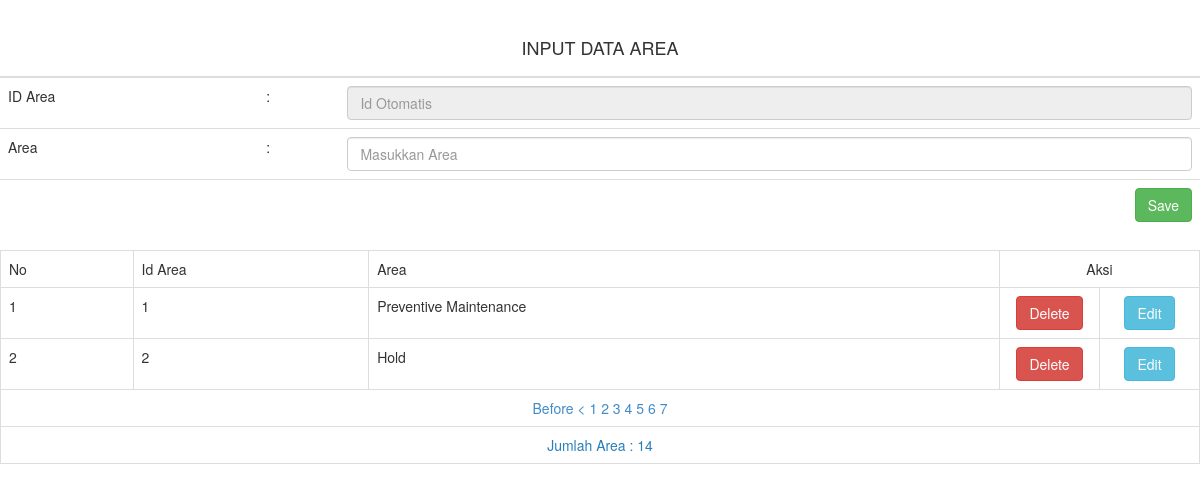
Page /JadwalVisiters/admin_visiters/input_area.php on the committed database.
### tables this page shows
CREATE TABLE IF NOT EXISTS `tbl_area` (
`id_area` int(3) NOT NULL,
  `area` varchar(50) NOT NULL
);

### Library/koneksi.php (called while the page is built, shortened)
<?php
class crud {
	function tampil($table){
		$sql= "SELECT * FROM ".$table."";
		$tampil= mysql_query($sql);
		while(@$value=mysql_fetch_array($tampil)){
		$isi[]=$value;
		}
		return @$isi;
	}
}
?>

### JadwalVisiters/admin_visiters/input_area.php (the view, shortened to what this page needs)
<?php
$perintah=new crud();
$per_hal=2;
$jumlah_record=mysql_query("SELECT COUNT(*) from tbl_area");
@$jum=mysql_result($jumlah_record, 0);
$halaman=ceil($jum / $per_hal);
$page = (isset($_GET['page'])) ? (int)$_GET['page'] : 1;
$start = ($page - 1) * $per_hal;
?>
<!doctype html>
<html>
<head>
<link rel="stylesheet" href="../../css/bootstrap.min.css">
</head>
<body><br>
<form method="post" >
<table class="table" width="500">
<thead>
    		<tr class="tr">
        		<Th  colspan="4"><center><h4>INPUT DATA AREA</h4></center></Th>
        	</tr>
        </thead>
  <tbody>
    <tr>
      <td>ID Area</td>
      <td>:</td>
      <td><input type="text" class="form-control"  readonly  placeholder="Id Otomatis" name="id_area" value="<?php echo @$edit['id_area'] ?>"></td>
</tr>
<tr>
      <td>Area</td>
      <td>:</td>
      <td><input name="area" type="text" required class="form-control" id="area" placeholder="Masukkan Area" value="<?php echo @$edit['area'] ?>"></td>
</tr>
<td align="right" colspan="4">
 <?php if (@$_GET['id']==""){ ?>
<input class="btn btn-success" type="submit" name="simpan" value="Save">
<?php }else{?>
<input class="btn btn-success" type="submit" name="ubah" value="Update"> </td>
<?php }?></td>
  </tbody>
</table>
<table class="table table-bordered">
<tr class="tr">
<td>No</td>
<td>Id Area</td>
<td>Area</td>
<td align="center" colspan="2">Aksi</td>
</tr>
<?php
	$no=0;
	$b=$perintah-> tampil("tbl_area limit $start, $per_hal");
	if($b==""){?>
   <tr><td align='center' colspan='7' style='color:#00B3FF'>DATA AREA KOSONG</td></tr>
    <?php
	}else{
		foreach($b as $value){
			$no++;
	 ?>
<tr>
<td><?php echo $no?> </td>
<td><?php echo $value['id_area']?> </td>
<td><?php echo $value['area'] ?></td>
<td width="100" align="center"><a href="?menu=input_area&hapus&id=<?php echo $value['id_area'] ?>" onClick="return confirm('Anda ingin menghapus ?')"><input  type="submit" name="hapus" value="Delete" class="btn btn-danger"></a></td>
	<td width="100" align="center"> <a href="?menu=input_area&edit&id=<?php echo $value['id_area'] ?>"><input  type="submit" name="edit" value="Edit" class="btn btn-info"></a></td>
</tr>
<?php
  }}
  ?>
<tr>
<td align="center" colspan="11"><a href=""> Before < </a>
<?php
for($x=1;$x<=$halaman;$x++){
	?>
	<a href=""><?php echo $x ?></a>
	<?php
}
?></td>
  <tr align="center" bgcolor="#FFF" style=" color:#000">
<td colspan="11" style="color:#2980b9;">
Jumlah Area :
<?php echo $jum
?></td>
</tr>
</table>
</form>
</body>
</html>

### rows in the picture
tbl_area: id_area "1", area "Preventive Maintenance"
tbl_area: id_area "2", area "Hold"

### other values in the picture
$jum "14"
